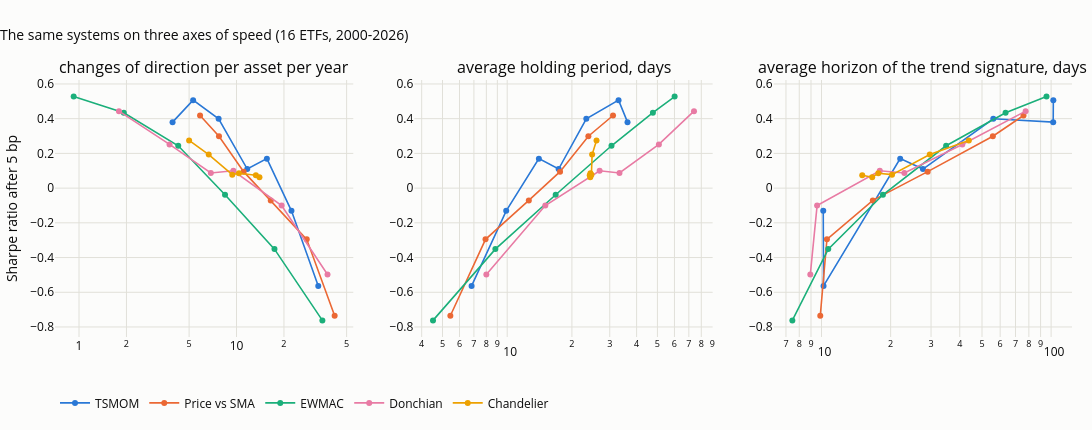

Notebook source saved alongside this figure:
### Code cell
lab = {"changes_per_year": "changes of direction per asset per year", "holding_days": "average holding period, days",
       "signature_lag_days": "average horizon of the trend signature, days"}
fig = make_subplots(rows=1, cols=3, subplot_titles=[lab[a] for a in lab], horizontal_spacing=0.06)
for j, a in enumerate(lab):
    for fam, g in T2.groupby("family", sort=False):
        g = g.sort_values(a)
        fig.add_scatter(x=g[a], y=g["sharpe_net"], mode="lines+markers", name=fam, line=dict(color=FAM_COL[fam], width=1.6),
                        showlegend=(j == 0), row=1, col=j + 1)
    fig.update_xaxes(type="log", row=1, col=j + 1)
fig.update_yaxes(title_text="Sharpe ratio after 5 bp", row=1, col=1)
fig.update_layout(title="The same systems on three axes of speed (16 ETFs, 2000-2026)", height=430, width=1150, margin=dict(t=80),
                  legend=dict(orientation="h", y=-0.2, x=0))
save_figure(fig, "07_01_three_axes", FIG)
fig

### Figure 1 — Plotly figure (JSON) as saved in the notebook; plotly's stock layout.template omitted (floating-point values rounded to 4 significant figures)
{"data": [{"line": {"color": "#2a78d6", "width": 1.6}, "mode": "lines+markers", "name": "TSMOM", "showlegend": true, "type": "scatter", "x": [3.925, 5.302, 7.698, 11.7, 15.58, 22.32, 33.04], "xaxis": "x", "y": [0.38, 0.5066, 0.3993, 0.1098, 0.1698, -0.1307, -0.5636], "yaxis": "y"}, {"line": {"color": "#eb6834", "width": 1.6}, "mode": "lines+markers", "name": "Price vs SMA", "showlegend": true, "type": "scatter", "x": [5.868, 7.736, 11.09, 16.49, 27.91, 41.98], "xaxis": "x", "y": [0.4183, 0.2988, 0.0948, -0.07074, -0.2952, -0.7351], "yaxis": "y"}, {"line": {"color": "#1baf7a", "width": 1.6}, "mode": "lines+markers", "name": "EWMAC", "showlegend": true, "type": "scatter", "x": [0.9245, 1.925, 4.264, 8.453, 17.42, 35.08], "xaxis": "x", "y": [0.5272, 0.4345, 0.244, -0.03836, -0.3514, -0.7621], "yaxis": "y"}, {"line": {"color": "#e87ba4", "width": 1.6}, "mode": "lines+markers", "name": "Donchian", "showlegend": true, "type": "scatter", "x": [1.792, 3.755, 6.868, 9.547, 19.34, 37.83], "xaxis": "x", "y": [0.4434, 0.2516, 0.08736, 0.0998, -0.1007, -0.4975], "yaxis": "y"}, {"line": {"color": "#eda100", "width": 1.6}, "mode": "lines+markers", "name": "Chandelier", "showlegend": true, "type": "scatter", "x": [5.0, 6.66, 9.396, 10.36, 13.26, 13.98], "xaxis": "x", "y": [0.2746, 0.1931, 0.07772, 0.08562, 0.07458, 0.06282], "yaxis": "y"}, {"line": {"color": "#2a78d6", "width": 1.6}, "mode": "lines+markers", "name": "TSMOM", "showlegend": false, "type": "scatter", "x": [6.828, 9.895, 14.04, 17.35, 23.34, 32.96, 36.29], "xaxis": "x2", "y": [-0.5636, -0.1307, 0.1698, 0.1098, 0.3993, 0.5066, 0.38], "yaxis": "y2"}, {"line": {"color": "#eb6834", "width": 1.6}, "mode": "lines+markers", "name": "Price vs SMA", "showlegend": false, "type": "scatter", "x": [5.439, 7.928, 12.6, 17.61, 23.86, 31.07], "xaxis": "x2", "y": [-0.7351, -0.2952, -0.07074, 0.0948, 0.2988, 0.4183], "yaxis": "y2"}, {"line": {"color": "#1baf7a", "width": 1.6}, "mode": "lines+markers", "name": "EWMAC", "showlegend": false, "type": "scatter", "x": [4.516, 8.809, 16.81, 30.57, 47.63, 60.13], "xaxis": "x2", "y": [-0.7621, -0.3514, -0.03836, 0.244, 0.4345, 0.5272], "yaxis": "y2"}, {"line": {"color": "#e87ba4", "width": 1.6}, "mode": "lines+markers", "name": "Donchian", "showlegend": false, "type": "scatter", "x": [7.997, 15.04, 26.92, 33.3, 50.78, 73.98], "xaxis": "x2", "y": [-0.4975, -0.1007, 0.0998, 0.08736, 0.2516, 0.4434], "yaxis": "y2"}, {"line": {"color": "#eda100", "width": 1.6}, "mode": "lines+markers", "name": "Chandelier", "showlegend": false, "type": "scatter", "x": [24.21, 24.35, 24.4, 24.65, 24.83, 26.04], "xaxis": "x2", "y": [0.07458, 0.06282, 0.08562, 0.07772, 0.1931, 0.2746], "yaxis": "y2"}, {"line": {"color": "#2a78d6", "width": 1.6}, "mode": "lines+markers", "name": "TSMOM", "showlegend": false, "type": "scatter", "x": [10.18, 10.21, 22.01, 27.65, 56.0, 102.1, 102.3], "xaxis": "x3", "y": [-0.1307, -0.5636, 0.1698, 0.1098, 0.3993, 0.38, 0.5066], "yaxis": "y3"}, {"line": {"color": "#eb6834", "width": 1.6}, "mode": "lines+markers", "name": "Price vs SMA", "showlegend": false, "type": "scatter", "x": [9.875, 10.56, 16.72, 29.0, 55.74, 75.83], "xaxis": "x3", "y": [-0.7351, -0.2952, -0.07074, 0.0948, 0.2988, 0.4183], "yaxis": "y3"}, {"line": {"color": "#1baf7a", "width": 1.6}, "mode": "lines+markers", "name": "EWMAC", "showlegend": false, "type": "scatter", "x": [7.463, 10.7, 18.51, 34.89, 63.35, 95.5], "xaxis": "x3", "y": [-0.7621, -0.3514, -0.03836, 0.244, 0.4345, 0.5272], "yaxis": "y3"}, {"line": {"color": "#e87ba4", "width": 1.6}, "mode": "lines+markers", "name": "Donchian", "showlegend": false, "type": "scatter", "x": [8.937, 9.566, 17.94, 22.95, 41.04, 77.47], "xaxis": "x3", "y": [-0.4975, -0.1007, 0.0998, 0.08736, 0.2516, 0.4434], "yaxis": "y3"}, {"line": {"color": "#eda100", "width": 1.6}, "mode": "lines+markers", "name": "Chandelier", "showlegend": false, "type": "scatter", "x": [15.04, 16.62, 17.68, 20.28, 29.62, 43.81], "xaxis": "x3", "y": [0.07458, 0.06282, 0.08562, 0.07772, 0.1931, 0.2746], "yaxis": "y3"}], "layout": {"annotations": [{"font": {"size": 16}, "showarrow": false, "text": "changes of direction per asset per year", "x": 0.1467, "xanchor": "center", "xref": "paper", "y": 1.0, "yanchor": "bottom", "yref": "paper"}, {"font": {"size": 16}, "showarrow": false, "text": "average holding period, days", "x": 0.5, "xanchor": "center", "xref": "paper", "y": 1.0, "yanchor": "bottom", "yref": "paper"}, {"font": {"size": 16}, "showarrow": false, "text": "average horizon of the trend signature, days", "x": 0.8533, "xanchor": "center", "xref": "paper", "y": 1.0, "yanchor": "bottom", "yref": "paper"}], "height": 430, "legend": {"orientation": "h", "x": 0, "y": -0.2}, "margin": {"t": 80}, "title": {"text": "The same systems on three axes of speed (16 ETFs, 2000-2026)"}, "width": 1150, "xaxis": {"anchor": "y", "domain": [0.0, 0.2933], "type": "log"}, "xaxis2": {"anchor": "y2", "domain": [0.3533, 0.6467], "type": "log"}, "xaxis3": {"anchor": "y3", "domain": [0.7067, 1.0], "type": "log"}, "yaxis": {"anchor": "x", "domain": [0.0, 1.0], "title": {"text": "Sharpe ratio after 5 bp"}}, "yaxis2": {"anchor": "x2", "domain": [0.0, 1.0]}, "yaxis3": {"anchor": "x3", "domain": [0.0, 1.0]}}}
